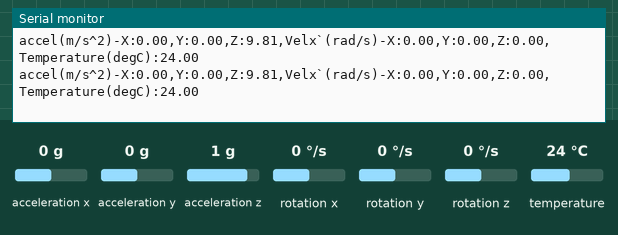
Recording of a sketch running on a simulated Arduino Leonardo, built with avr-gcc and run on an emulated ATmega32U4. Parts: the last lines printed to the serial monitor. Inputs (shaded band) come from the test bench; at power-on: acceleration x 0 g, acceleration y 0 g, acceleration z 1 g, rotation x 0 °/s, rotation y 0 °/s, rotation z 0 °/s, temperature 24 °C.

Above: at 1.3 s.
1.4 s: acceleration x set to -1.4 g
At 1.69 s:
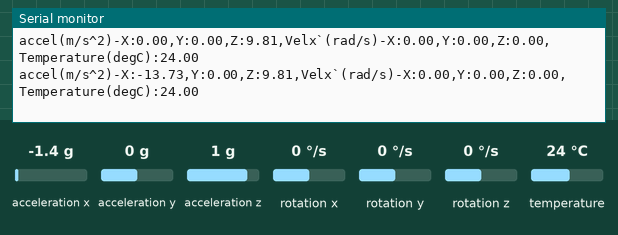
2.9 s: acceleration y set to -1.4 g
At 2.94 s:
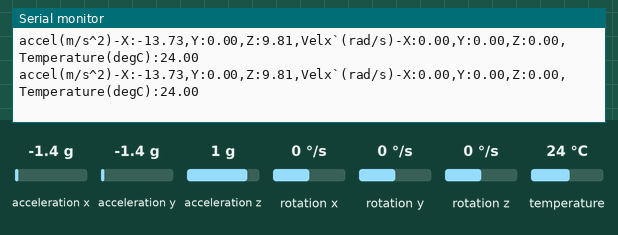
4.4 s: acceleration z set to -1.4 g
At 4.45 s:
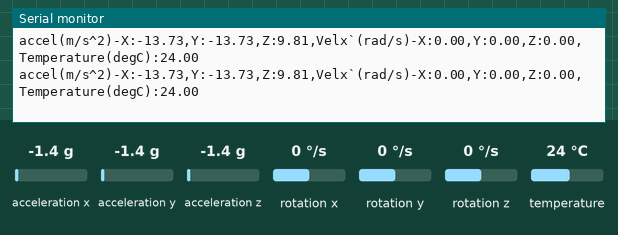
5.9 s: rotation x set to -192 °/s
At 5.96 s:
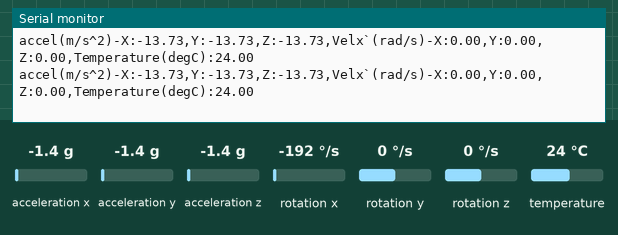
7.4 s: rotation y set to -192 °/s
At 7.46 s:
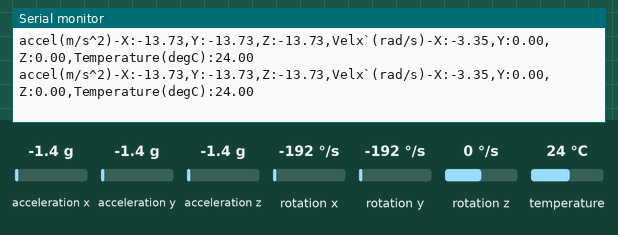

The sketch:

MPU6050.ino
```cpp
//Credit:https://randomnerdtutorials.com/esp32-mpu-6050-accelerometer-gyroscope-arduino/

// Basic demo for accelerometer readings from Adafruit MPU6050

// ESP32 Guide: https://RandomNerdTutorials.com/esp32-mpu-6050-accelerometer-gyroscope-arduino/
// ESP8266 Guide: https://RandomNerdTutorials.com/esp8266-nodemcu-mpu-6050-accelerometer-gyroscope-arduino/
// Arduino Guide: https://RandomNerdTutorials.com/arduino-mpu-6050-accelerometer-gyroscope/

#include <Adafruit_MPU6050.h>
#include <Adafruit_Sensor.h>
#include <Wire.h>

Adafruit_MPU6050 mpu;

float currentAccelX = 0;
float currentAccelY = 0;
float currentAccelZ = 0;
float currentGyroX = 0;
float currentGyroY = 0;
float currentGyroZ = 0;
float currentTemp = 0;

float getAccelX();
float getAccelY();
float getAccelZ();
float getGyroX();
float getGyroY();
float getGyroZ();
float getTemperature();
void updateMPUData();  // New function to update all readings

void setup(void) {
  Serial.begin(115200);
  while (!Serial)
    delay(10); // will pause Zero, Leonardo, etc until serial console opens

  Serial.println("Adafruit MPU6050 test!");

  mpu.begin();

  mpu.setAccelerometerRange(MPU6050_RANGE_8_G);
  Serial.print("Accelerometer range set to: ");
  switch (mpu.getAccelerometerRange()) {
  case MPU6050_RANGE_2_G:
    Serial.println("+-2G");
    break;
  case MPU6050_RANGE_4_G:
    Serial.println("+-4G");
    break;
  case MPU6050_RANGE_8_G:
    Serial.println("+-8G");
    break;
  case MPU6050_RANGE_16_G:
    Serial.println("+-16G");
    break;
  }
  mpu.setGyroRange(MPU6050_RANGE_500_DEG);
  Serial.print("Gyro range set to: ");
  switch (mpu.getGyroRange()) {
  case MPU6050_RANGE_250_DEG:
    Serial.println("+- 250 deg/s");
    break;
  case MPU6050_RANGE_500_DEG:
    Serial.println("+- 500 deg/s");
    break;
  case MPU6050_RANGE_1000_DEG:
    Serial.println("+- 1000 deg/s");
    break;
  case MPU6050_RANGE_2000_DEG:
    Serial.println("+- 2000 deg/s");
    break;
  }

  mpu.setFilterBandwidth(MPU6050_BAND_94_HZ);
  Serial.print("Filter bandwidth set to: ");
  switch (mpu.getFilterBandwidth()) {
  case MPU6050_BAND_260_HZ:
    Serial.println("260 Hz");
    break;
  case MPU6050_BAND_184_HZ:
    Serial.println("184 Hz");
    break;
  case MPU6050_BAND_94_HZ:
    Serial.println("94 Hz");
    break;
  case MPU6050_BAND_44_HZ:
    Serial.println("44 Hz");
    break;
  case MPU6050_BAND_21_HZ:
    Serial.println("21 Hz");
    break;
  case MPU6050_BAND_10_HZ:
    Serial.println("10 Hz");
    break;
  case MPU6050_BAND_5_HZ:
    Serial.println("5 Hz");
    break;
  }

  Serial.println("");
  delay(100);
}

void loop() {
  updateMPUData();  // Update all sensor readings

  static unsigned long lastPrint = 0;
  if (millis() - lastPrint >= 250) {
    lastPrint = millis();
    Serial.print("accel(m/s^2)-X:");
    Serial.print(currentAccelX);
    Serial.print(",");
    Serial.print("Y:");
    Serial.print(currentAccelY);
    Serial.print(",");
    Serial.print("Z:");
    Serial.print(currentAccelZ);
    Serial.print(",");

    Serial.print("Velx`(rad/s)-X:");
    Serial.print(currentGyroX);
    Serial.print(",");
    Serial.print("Y:");
    Serial.print(currentGyroY);
    Serial.print(",");
    Serial.print("Z:");
    Serial.print(currentGyroZ);
    Serial.print(",");

    Serial.print("Temperature(degC):");
    Serial.println(currentTemp);
  }
}

void updateMPUData() {
  sensors_event_t a, g, temp;
  mpu.getEvent(&a, &g, &temp);

  currentAccelX = a.acceleration.x;
  currentAccelY = a.acceleration.y;
  currentAccelZ = a.acceleration.z;
  currentGyroX = g.gyro.x;
  currentGyroY = g.gyro.y;
  currentGyroZ = g.gyro.z;
  currentTemp = temp.temperature;
}

float getAccelX() { return currentAccelX; }
float getAccelY() { return currentAccelY; }
float getAccelZ() { return currentAccelZ; }
float getGyroX() { return currentGyroX; }
float getGyroY() { return currentGyroY; }
float getGyroZ() { return currentGyroZ; }
float getTemperature() { return currentTemp; }

float getPitchRads() {
  // pitch = atan2(-accelX, sqrt(accelY^2 + accelZ^2))
  float pitch = atan2(-currentAccelX, sqrt(currentAccelY * currentAccelY + currentAccelZ * currentAccelZ));
  return pitch;  // Returns in radians
}

float getRollRads() {
  float roll = atan2(currentAccelY, currentAccelZ);
  return roll;  // Returns in radians
}
```

Measured:
- after the input at 1.4 s, the serial monitor: prints a new line after 0.11 s (image 1)
